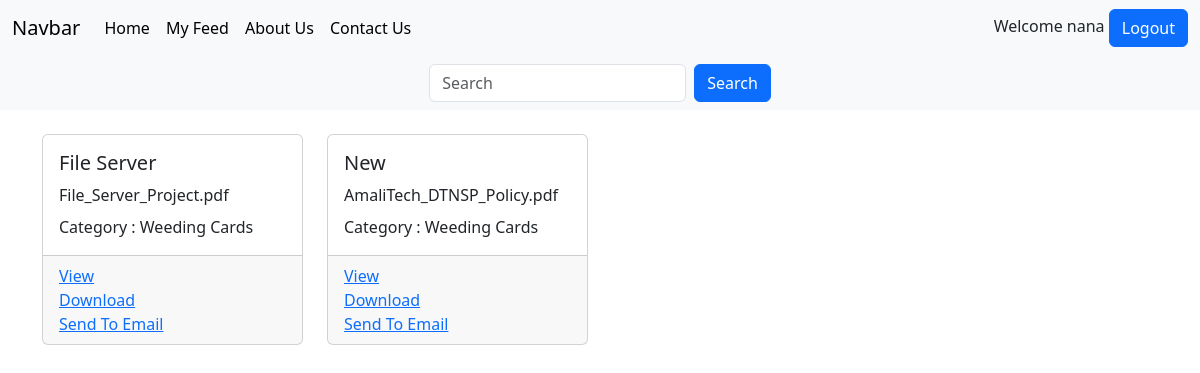
Screenshot of /feed/ (signed in) with the database file from the repository.
### file/models.py (models this page shows, shortened)
class All_Users(AbstractBaseUser):
    firstName = models.CharField(max_length=50,null=False)
    lastName = models.CharField(max_length=50,null=False)
    email = models.EmailField(max_length=120,unique=True,null=False)
    password = models.CharField(max_length=300,null=False)
    date_created = models.DateTimeField(auto_now_add=True)
    last_login = models.DateTimeField(auto_now=True)
    is_active = models.BooleanField(default=True)
    is_staff = models.BooleanField(default=False)
    is_superuser = models.BooleanField(default=False)
    is_admin = models.BooleanField(default=False)
    USERNAME_FIELD = 'email'
    REQUIRED_FIELDS = ['firstName','lastName']
    objects=UserManager()
    class Meta:
        verbose_name_plural = 'All Users'

class Document(models.Model):
    title          = models.CharField(max_length=100)
    description    = models.TextField()
    file           = models.FileField(upload_to='file/documents/',validators=[document_file_validation])
    uploaded_at    = models.DateTimeField(auto_now_add=True)
    download_count = models.PositiveIntegerField(default=0)
    email_count    = models.PositiveIntegerField(default=0)
    category       = models.ForeignKey(DocumentCategory,on_delete=models.CASCADE)
    assigned_user  = models.ManyToManyField('All_Users', related_name='assigned_to_users')
    class Meta:
        verbose_name_plural = 'Documents'

class DocumentCategory(models.Model):
    category_name = models.CharField(max_length=100)
    def __str__(self):
        return self.category_name
    class Meta:
        verbose_name_plural = 'Document Categories'

### file/views.py (the view)
# urls.py: path('feed/',views.feed_page_view,name='feed_page'),
def feed_page_view(request):
    if request.user.is_authenticated:
        user = request.user
        documents = Document.objects.filter(assigned_user = user)
        return render(request, 'feed_page.html', {'documents': documents})
    else:
        return render(request, 'feed_page.html')

### file/templatetags/custom_filters.py (called while the page is built)
@register.filter
def filename(value):
    return os.path.basename(value)

### file/templates/feed_page.html (shortened to what this page needs)
{% extends 'base.html' %}
{% load custom_filters %}
{% block content %}
{% if user.is_authenticated %}
    <nav class="navbar bg-body-tertiary">
        <div class="container-fluid justify-content-center">
            <form action="" class="d-flex" role="search">
                <input class="form-control me-2" type="text" name="query" placeholder="Search" aria-label="Search">
                <button class="btn btn-primary" type="submit">Search</button>
            </form>
        </div>
    </nav>
<br>
    <div class="container">
        <div class="row">
            {% for document in documents %}
            <div class="col-md-3">
                <div class="card mb-4">
                    <div class="card-body">
                        <h5 class="card-title">{{ document.title }}</h5>
                        <p class="card-title">{{ document.file.url | filename}}</p>
                        <p class="card-text">Category : {{ document.category }}</p>
                    </div>
                    <div class="card-footer">
                        <div><a href="{% url 'view_documents' document.id %}">View</a></div>
                        <div><a href="{% url 'download_document' document.id %}" >Download</a></div>
                        <div><a href="{% url 'send_email' document.id %}?document_name={{ document.file.url }}">Send To Email</a></div>
                    </div>
                </div>
            </div>
            {% endfor %}
        </div>
    </div>
{% else %}
    <div>
        <p><h3>You are not logged in, </h3></p>
        <p><a class="" href="{% url 'login' %}" role="">login</a> to see your document</p>
    </div>
{% endif %}
{% endblock %}

### file/templates/base.html (shortened to what this page needs)
<!DOCTYPE html>
<html lang="en">
<head>
    <link rel="stylesheet" href="https://cdn.jsdelivr.net/npm/bootstrap@5.3.3/dist/css/bootstrap.min.css">
</head>
<body>
    <nav class="navbar navbar-expand-lg bg-body-tertiary">
        <div class="container-fluid">
          <a class="navbar-brand" href="{% url 'index' %}">Navbar</a>
          <div class="collapse navbar-collapse" id="navbarSupportedContent">
            <ul class="navbar-nav me-auto mb-2 mb-lg-0">
              <li class="nav-item">
                <a class="nav-link active" aria-current="page" href="{% url 'index' %}">Home</a>
              </li>
              <li class="nav-item">
                <a class="nav-link active" aria-current="page" href="{% url 'feed_page' %}">My Feed</a>
              </li>
              <li class="nav-item">
                <a class="nav-link active" aria-current="page">About Us</a>
              </li>
              <li class="nav-item">
                <a class="nav-link active" aria-current="page">Contact Us</a>
              </li>
            </ul>
            {% if user.is_authenticated%}
            <form action="{% url 'logout' %}" method="POST">
              <label for="">Welcome {{user.firstName}}  </label>
              <input type="submit" value="Logout" class="btn btn-primary">
            </form>
            {% else %}
            <a href="{% url 'login' %}"><input type="submit" value="Login" class="btn btn-primary"></a>
            {% endif %}
          </div>
        </div>
      </nav>
      {% block content %}
      {% endblock %}
</body>
</html>

### rows the page displays
All_Users: firstName "nana"
Document: title "File Server", file|filename "File_Server_Project.pdf", category "Weeding Cards"
Document: title "New", file|filename "AmaliTech_DTNSP_Policy.pdf", category "Weeding Cards"
